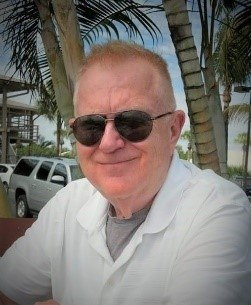
#> input picture .hermes/assets/Bob.jpg, 251 x 305 px
$ python build-kdp-package.py ../../../../assets/Bob.jpg ../../../../assets/Bob.jpg ../../../../assets/Bob.jpg out.png ../../../../assets/Bob.jpg
#> lines starting #> are read from the running program, lines starting #| are printed output that depends on the picture
#!/usr/bin/env python3
"""
Build a complete KDP publishing package from existing output files.
Usage: python3 build-kdp-package.py <book_key> <title> <author> <output_dir> <cover_png>
"""
import sys, os, shutil, zipfile
from pathlib import Path
from PIL import Image

if len(sys.argv) < 6:
    print("Usage: build-kdp-package.py <book_key> <title> <author> <output_dir> <cover_png>")
    sys.exit(1)

BOOK_KEY = sys.argv[1]
TITLE = sys.argv[2]
AUTHOR = sys.argv[3]
OUTPUT = Path(sys.argv[4])
COVER = Path(sys.argv[5])

PKG_DIR = OUTPUT / f"{BOOK_KEY}_KDP_PACKAGE"
for d in ["Kindle", "Print", "Marketing_and_Compliance", "Source"]:
    (PKG_DIR / d).mkdir(parents=True, exist_ok=True)

# EPUB
epub_src = OUTPUT / f"{BOOK_KEY}.epub"
if epub_src.exists():
    shutil.copy2(epub_src, PKG_DIR / "Kindle" / f"{BOOK_KEY}.epub")

# Cover JPEG at 1600x2560
if COVER.exists():
    img = Image.open(COVER)
#> img is the input picture: PIL image 251x305 RGB; mean R, G, B 124.8, 118.2, 113
    jpg = img.resize((1600, 2560), Image.LANCZOS)
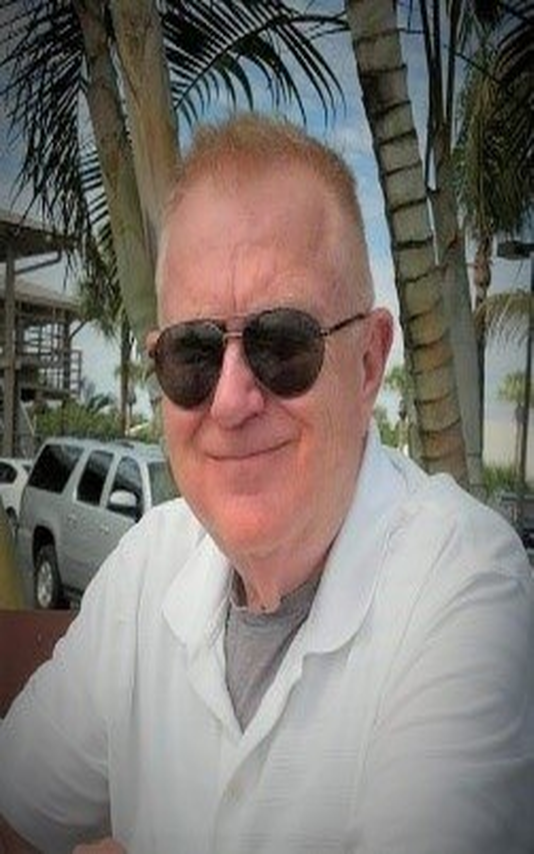
#> jpg: PIL image 1600x2560 RGB (shown at 1/3 size); mean R, G, B 124.8, 118.3, 113
    jpg.convert("RGB").save(str(PKG_DIR / "Kindle" / f"{BOOK_KEY}_Cover.jpg"), "JPEG", quality=95)
    shutil.copy2(COVER, PKG_DIR / "Kindle" / f"{BOOK_KEY}_Cover.png")

# Print PDF
pdf_src = OUTPUT / f"{BOOK_KEY}_Print_Ready.pdf"
if pdf_src.exists():
    shutil.copy2(pdf_src, PKG_DIR / "Print" / f"{BOOK_KEY}_Print_Ready.pdf")

# Source manuscript
for candidate in ["manuscript.md", "manuscript.html", f"{BOOK_KEY}.md"]:
    src = OUTPUT.parent / candidate if candidate.endswith('.md') else OUTPUT / candidate
    if src.exists():
        shutil.copy2(src, PKG_DIR / "Source" / f"{BOOK_KEY}_{candidate}")
        break

# README
readme = f"""# {TITLE} — KDP Publishing Package

## Author
{AUTHOR}

## Contents
- Kindle/{BOOK_KEY}.epub — EPUB3 manuscript
- Kindle/{BOOK_KEY}_Cover.jpg — 1600x2560 cover JPEG
- Print/{BOOK_KEY}_Print_Ready.pdf — 6x9 print-ready PDF
- Source/ — manuscript source
- Marketing_and_Compliance/ — description, keywords, AI disclosure

## Upload to KDP
1. Go to kdp.amazon.com and create a new title
2. Upload the EPUB and cover JPEG for Kindle edition
3. Upload the print PDF for paperback edition
"""
(PKG_DIR / "README.md").write_text(readme)

# ZIP
zip_path = OUTPUT / f"{BOOK_KEY}_KDP_PACKAGE.zip"
with zipfile.ZipFile(zip_path, 'w', zipfile.ZIP_DEFLATED) as zf:
    for root, dirs, files in os.walk(PKG_DIR):
        for f in files:
            fp = os.path.join(root, f)
            rel = os.path.relpath(fp, PKG_DIR.parent)
            zf.write(fp, rel)

print(f"Package: {zip_path} ({zip_path.stat().st_size//1024} KB)")
